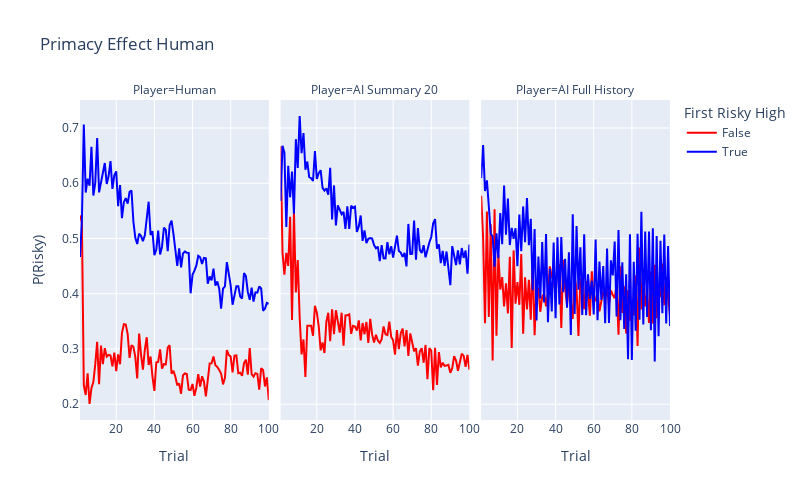

Notebook source saved alongside this figure:
### Code cell
# measure primacy effect
primacy_effect = {}
for name, df in raw_data.items():
    print(f"{name}: {df.shape}")
    primacy_effect[name] = get_primacy_effect(df)

primacy_effect_concat = pd.concat(primacy_effect, keys=primacy_effect.keys(), names=["Player"]).reset_index().drop("level_1", axis=1)
fig = px.line(
    primacy_effect_concat,
    x="Trial",
    y="Choice",
    color="First Risky High",
    facet_col="Player",
    width=800,
    height=500,
    title="Primacy Effect Human",
    color_discrete_map={True: "blue", False: "red"},
    labels={"Choice": "P(Risky)", "Trial": "Trial"},
)
fig.show()
fig.write_image(f"{fig_folder}/primacy_effect_across_players.png")
